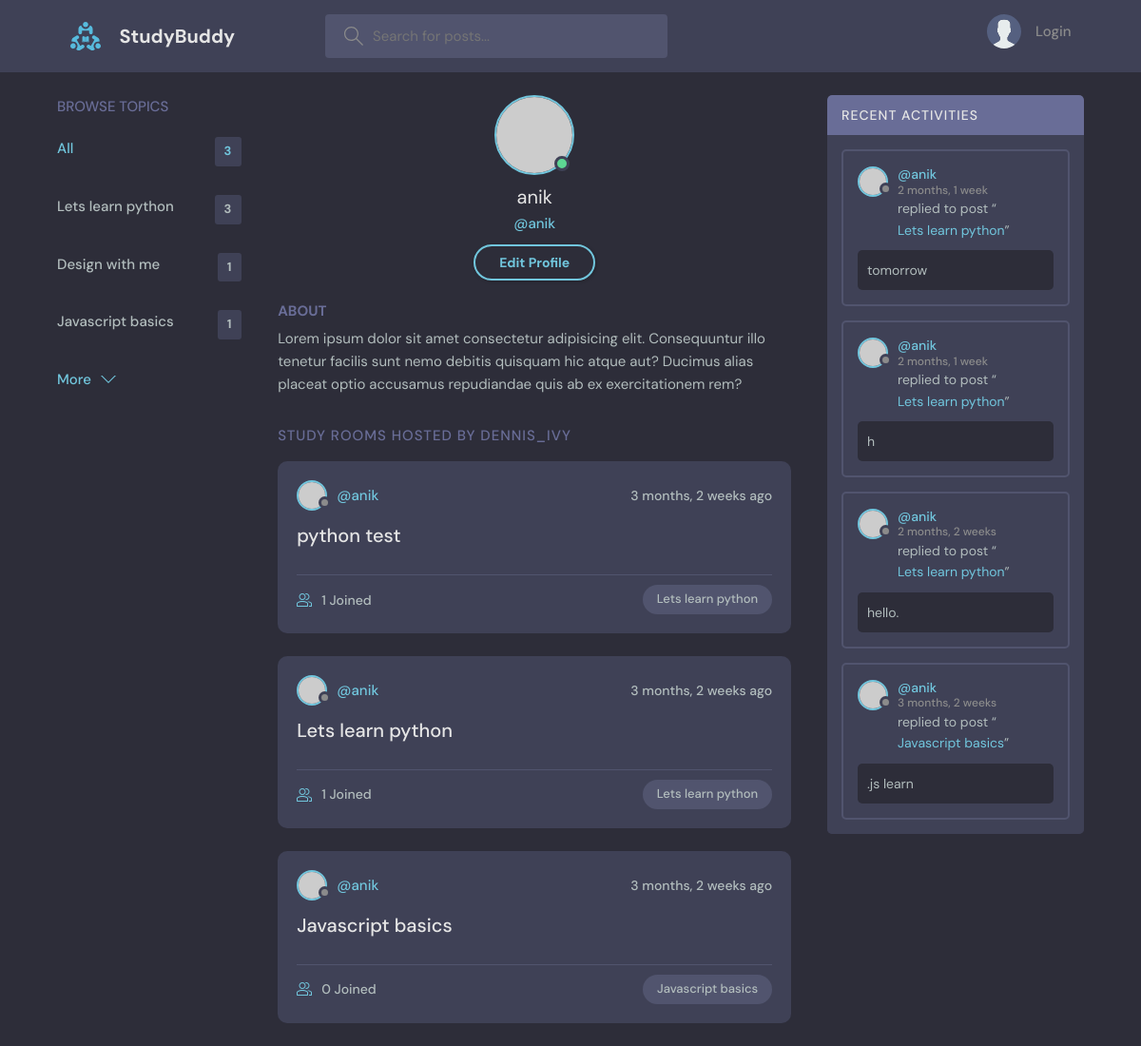
The page /profile/1 on the database as committed earlier.
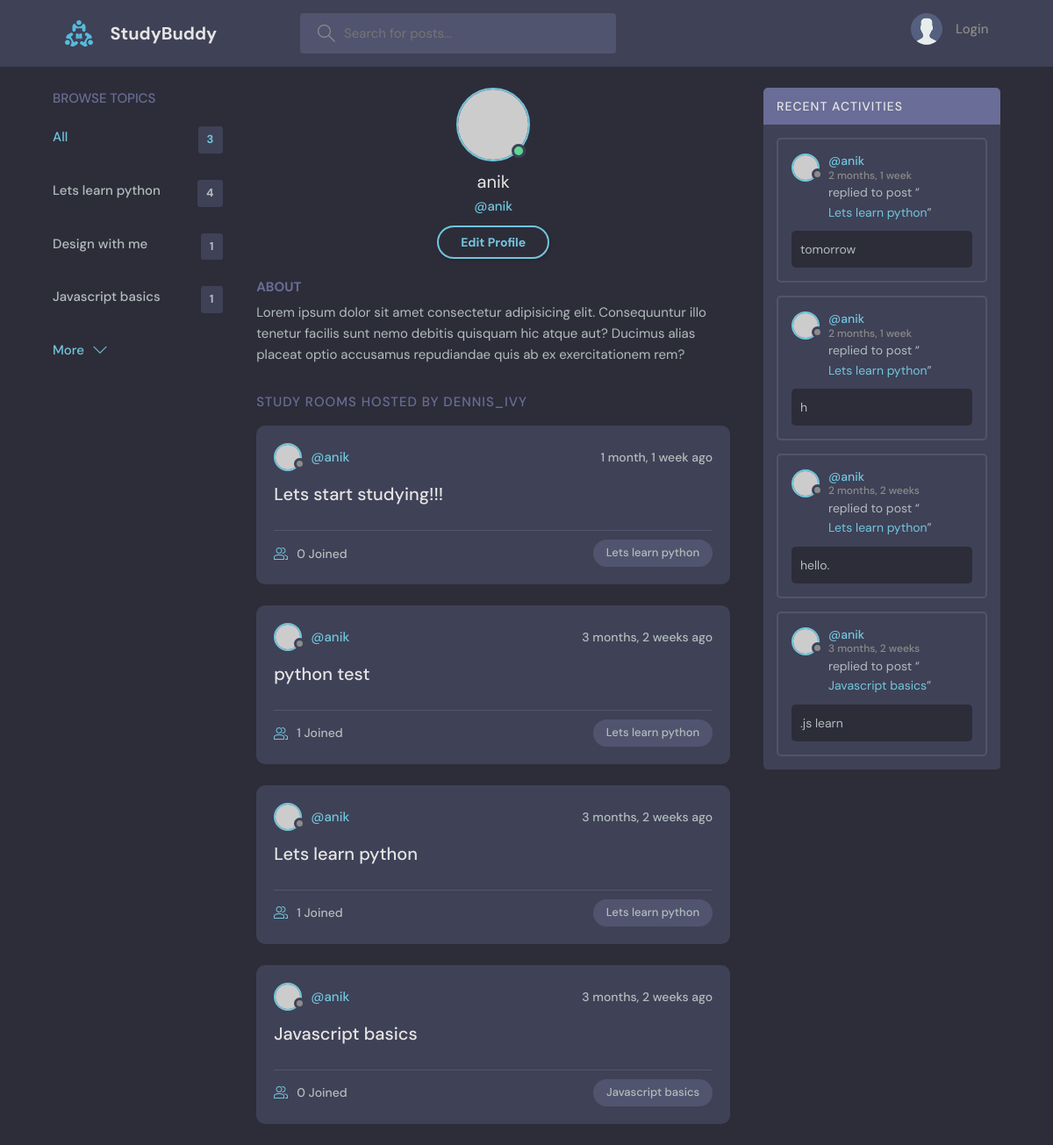
The same page on the database as committed later.
### base/models.py (models this page shows, shortened)
class Topic(models.Model):
    name = models.CharField(max_length=200, null=False,)
    objects = models.Manager()

class Room(models.Model):
    host = models.ForeignKey(User, on_delete=models.SET_NULL, null=True)
    topic = models.ForeignKey(Topic, on_delete=models.SET_NULL, null=True)
    name = models.CharField(max_length=200, null=False, blank= False)
    description = models.TextField(null= True, blank= True,)
    participants = models.ManyToManyField(User, related_name='participants', blank= True)
    updated = models.DateTimeField(auto_now= True)
    created = models.DateTimeField(auto_now_add= True)
    objects = models.Manager()
    class Meta:
        ordering = ['-created', '-updated']
    def __str__(self):
        return str(self.name)

class Messages(models.Model):
    user = models.ForeignKey(User, on_delete=models.CASCADE)
    room = models.ForeignKey(Room, on_delete=models.CASCADE)
    body = models.TextField()
    updated = models.DateTimeField(auto_now= True)
    created = models.DateTimeField(auto_now_add= True)
    objects = models.Manager()
    class Meta:
        ordering = ['-created', '-updated']

### base/views.py (the view)
# urls.py: path('profile/<str:pk>', views.userProfile, name = "user-profile"),
def userProfile(request, pk):
    user = User.objects.get(id = pk)
    rooms = user.room_set.all()
    room_messages = user.messages_set.all()
    topics = Topic.objects.all()
    context = {'user' : user, 'rooms': rooms, 'room_messages': room_messages, 'topics': topics}
    return render(request,'base/profile.html', context)

### base/templates/base/profile.html
{% extends 'main.html' %}
{% block content %}
<main class="profile-page layout layout--3">
  <div class="container">
    <div class="topics">
      {% include 'base/topics_component.html' %}
    </div>
    <div class="roomList">
      <div class="profile">
        <div class="profile__avatar">
          <div class="avatar avatar--large active">
            <img src="https://randomuser.me/api/portraits/men/11.jpg" />
          </div>
        </div>
        <div class="profile__info">
          <h3>{{ user.username }}</h3>
          <p>@{{ user.username }}</p>
          <a href="edit-user.html" class="btn btn--main btn--pill">Edit Profile</a>
        </div>
        <div class="profile__about">
          <h3>About</h3>
          <p>
            Lorem ipsum dolor sit amet consectetur adipisicing elit. Consequuntur illo tenetur
            facilis sunt nemo debitis quisquam hic atque aut? Ducimus alias placeat optio
            accusamus repudiandae quis ab ex exercitationem rem?
          </p>
        </div>
      </div>
      <div class="roomList__header">
        <div>
          <h2>Study Rooms Hosted by dennis_ivy</a>
          </h2>
        </div>
      </div>
      {% include 'base/feed_component.html' %}
    </div>
    <div class="activities">
      {% include 'base/activity_component.html' %}
    </div>
  </div>
</main>
{% endblock content %}

### base/templates/base/topics_component.html
<div class="topics">
    <div class="topics__header">
      <h2>Browse Topics</h2>
    </div>
    <ul class="topics__list">
      <li>
        <a href="{% url 'home' %}" class="active">All<span>{{ topics.count }}</span></a>
      </li>
        {% for topic in topics %}
            <li>
                <a href="{% url 'home' %}?q={{ topic.name }}">{{ topic.name }}<span>{{ topic.room_set.all.count }}</span></a>
            </li>
        {% endfor %}
    </ul>
    <a class="btn btn--link" href="topics.html">
      More
      <svg version="1.1" xmlns="http://www.w3.org/2000/svg" width="32" height="32" viewBox="0 0 32 32">
        <title>chevron-down</title>
        <path d="M16 21l-13-13h-3l16 16 16-16h-3l-13 13z"></path>
      </svg>
    </a>
  </div>

### base/templates/base/feed_component.html (shortened to what this page needs)
{% for room in rooms %}
    <div class="roomListRoom">
        <div class="roomListRoom__header">
        <a href="{% url 'user-profile' room.host.id %}" class="roomListRoom__author">
            <div class="avatar avatar--small">
            <img src="https://randomuser.me/api/portraits/women/11.jpg" />
            </div>
            <span>@{{ room.host.username }}</span>
        </a>
        <div class="roomListRoom__actions">
            <span>{{ room.created|timesince }} ago</span>
        </div>
        </div>
        <div class="roomListRoom__content">
        <a href="{% url 'room' room.id %}">{{ room.name }}</a>
        </div>
        <div class="roomListRoom__meta">
        <a href="{% url 'room' room.id %}" class="roomListRoom__joined">
            {{ room.participants.all.count }} Joined
        </a>
        <p class="roomListRoom__topic">{{ room.topic.name }}</p>
        </div>
    </div>
{% endfor %}

### base/templates/base/activity_component.html (shortened to what this page needs)
<div class="activities">
    <div class="activities__header">
      <h2>Recent Activities</h2>
    </div>
    {% for message in room_messages %}
    <div class="activities__box">
      <div class="activities__boxHeader roomListRoom__header">
            <a href="{% url 'user-profile' message.user.id %}" class="roomListRoom__author">
                <div class="avatar avatar--small">
                    <img src="https://randomuser.me/api/portraits/women/11.jpg" />
                </div>
                <p>
                    @{{ message.user}}
                    <span>{{ message.created | timesince}}</span>
                </p>
            </a>
      </div>
      <div class="activities__boxContent">
        <p>replied to post “<a href="{% url 'room' message.room.id %}">{{ message.room }}</a>”</p>
        <div class="activities__boxRoomContent">
            {{ message.body }}
          </div>
      </div>
    </div>
    {% endfor %}
  </div>

Rows that differ between the two databases and show on the page:
computed for Topic "Lets learn python": room_set.all.count "3" → "4"
added Room: host.username "anik", created "1 month, 1 week", name "Lets start studying!!!", participants.all.count "0", topic.name "Lets learn python"
